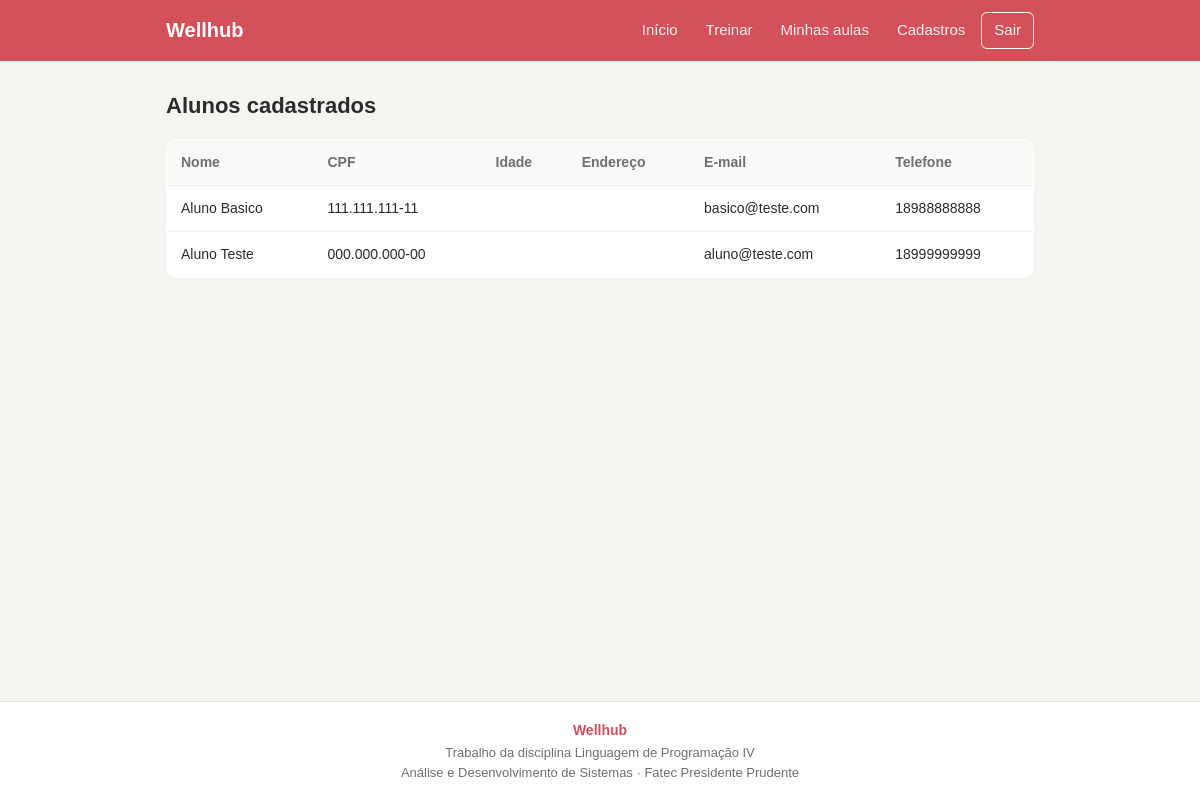
The page /paginas/verAlunos.php (signed in) on the database its author committed.
### tables this page shows
CREATE TABLE aluno (
  id INT PRIMARY KEY AUTO_INCREMENT,
  nome VARCHAR(50),
  cpf VARCHAR(15),
  dataNascimento DATE,
  idade INT,
  endereco VARCHAR(100),
  telefone VARCHAR(15),
  email VARCHAR(50),
  senha VARCHAR(20),
  objetivo VARCHAR(30),
  nivel VARCHAR(20)
);

### includes/funcoesBD.php (called while the page is built, shortened)
<?php
function conectar() {
    $conexao = mysqli_connect('localhost', 'root', '', 'wellhub');
    return $conexao;
}
function listarAlunos() {
    $conexao = conectar();
    $consulta = "SELECT * FROM aluno ORDER BY nome";
    return mysqli_query($conexao, $consulta);
}

### paginas/verAlunos.php (the view, shortened to what this page needs)
<?php
require '../includes/funcoesBD.php';
$alunos = listarAlunos();
require '../includes/cabecalho.php';
?>
<h2 class="titulo-pagina">Alunos cadastrados</h2>
<div class="area-tabela">
<table class="tabela">
    <thead>
        <tr><th>Nome</th><th>CPF</th><th>Idade</th><th>Endereço</th><th>E-mail</th><th>Telefone</th></tr>
    </thead>
    <tbody>
    <?php
    while ($aluno = mysqli_fetch_array($alunos)) {
        echo '<tr><td>' . $aluno['nome'] . '</td><td>' . $aluno['cpf'] . '</td>';
        echo '<td>' . $aluno['idade'] . '</td><td>' . $aluno['endereco'] . '</td>';
        echo '<td>' . $aluno['email'] . '</td><td>' . $aluno['telefone'] . '</td></tr>';
    }
    ?>
    </tbody>
</table>
</div>
<?php require '../includes/rodape.php'; ?>

### css/style.css (style rules this page uses)
body { margin: 0; min-height: 100vh; display: flex; flex-direction: column; background: #f5f4f1; color: #2b2b2b; font-family: Arial, Helvetica, sans-serif; font-size: 15px; }
h2, h3 { margin: 0; }
.titulo-pagina { font-size: 22px; font-weight: 600; }
.area-tabela { overflow-x: auto; }
.tabela { width: 100%; border-collapse: collapse; background: #fff; border: 1px solid #e4e1db; border-radius: 10px; overflow: hidden; }
.tabela th, .tabela td { padding: 12px 14px; text-align: left; font-size: 14px; border-bottom: 1px solid #eee; }
.tabela th { background: #faf9f7; color: #6f6f6f; font-weight: 600; }

### rows shown on the page
aluno: nome "Aluno Basico", cpf "111.111.111-11", email "basico@teste.com", telefone "18988888888"
aluno: nome "Aluno Teste", cpf "000.000.000-00", email "aluno@teste.com", telefone "18999999999"
